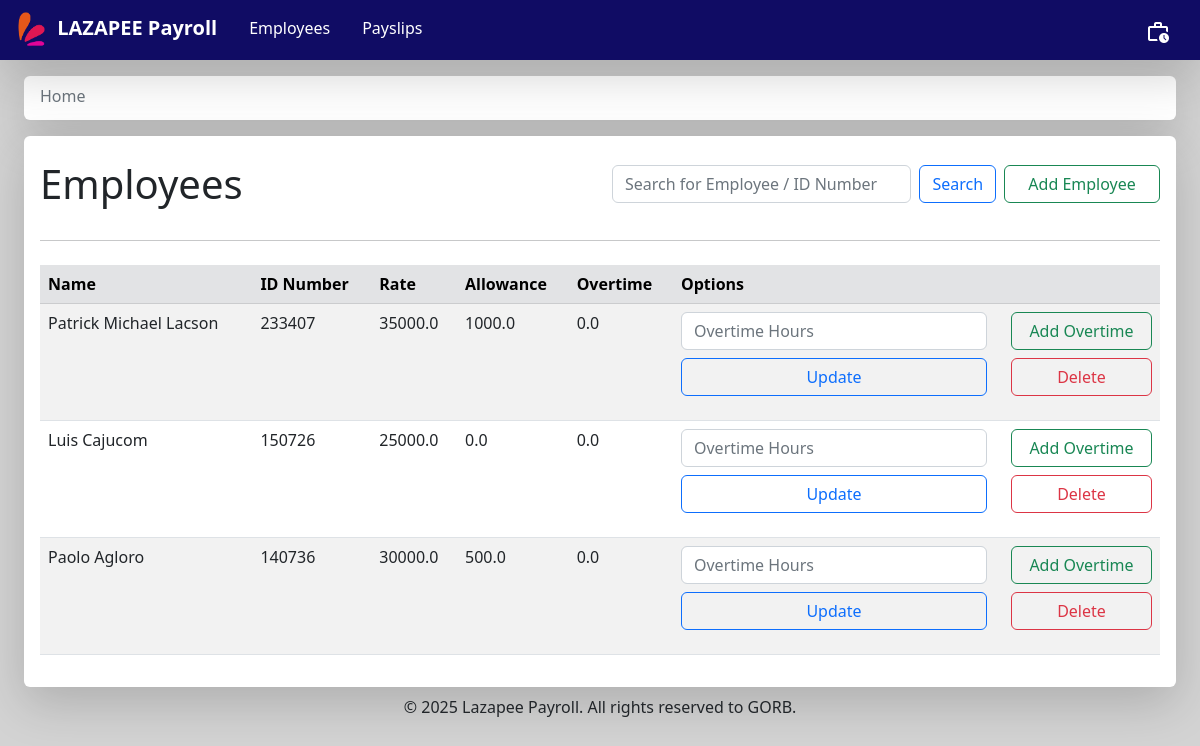
The app's page /, older data.
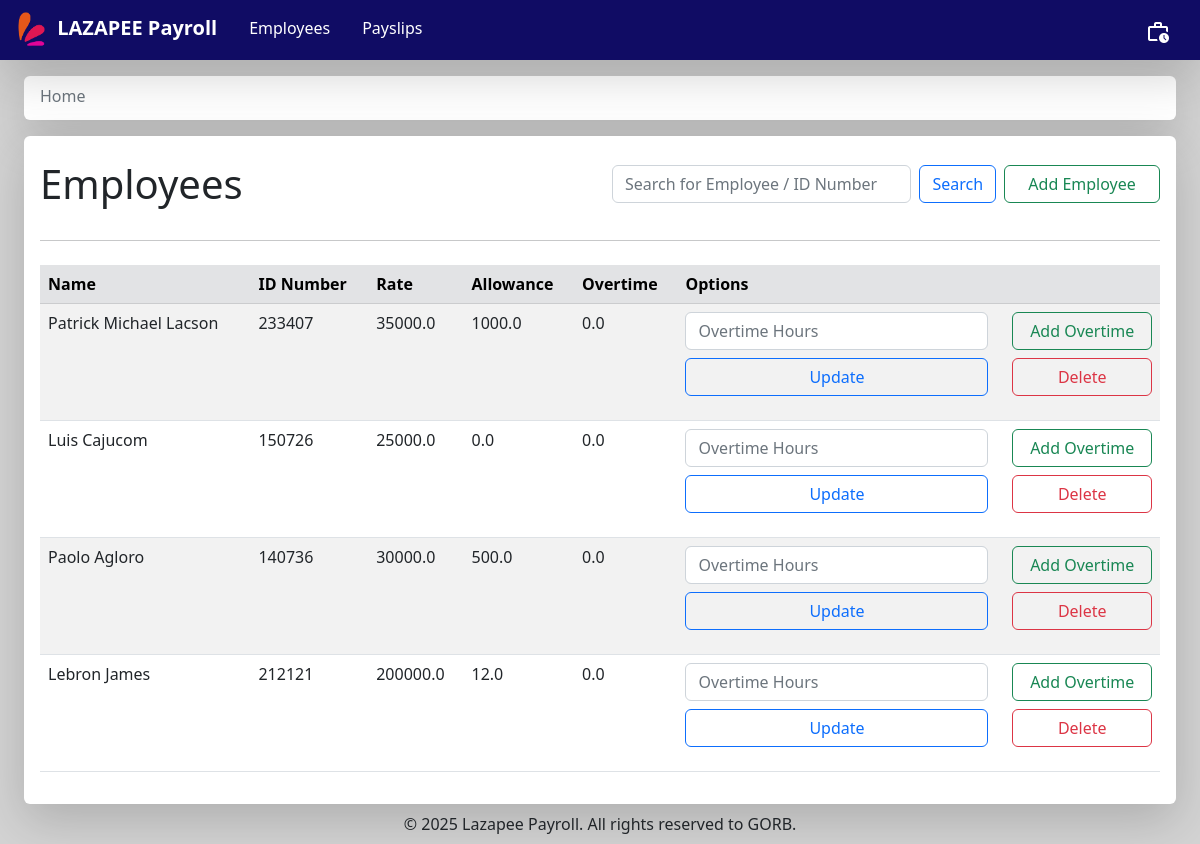
The same page, newer data.
### payroll_app/models.py (models this page shows, shortened)
class Employee(models.Model):
    name = models.CharField(max_length = 300)
    id_number = models.CharField(max_length = 300, unique = True)
    rate = models.FloatField()
    overtime_pay = models.FloatField(null=True)
    allowance = models.FloatField(null=True)
    def getName(self):
        return self.name
    def getID(self):
        return self.id_number
    def getRate(self):
        return self.rate
    def getOvertime(self):
        return self.overtime_pay
    def getAllowance(self):
        return self.allowance

### payroll_app/views.py (the view)
# urls.py: path('', views.employees_page, name='employees'),
def employees_page(request):
    global history
    if (request.method=="POST"):
        button = request.POST.get("button")
        if button == "search":
            creds = request.POST.get("Search")
            if creds.isdigit() == True:
                employees = Employee.objects.filter(id_number=creds)
                return render(request, 'payroll_app/employees_page.html', {'employees':employees, 'history':history})
            else:
                employees = Employee.objects.filter(name__icontains=creds)
                return render(request, 'payroll_app/employees_page.html', {'employees':employees, 'history':history})
        elif button == "add_overtime":
            id = request.POST.get("employee_id")
            hours = request.POST.get("hours")
            overtime = get_object_or_404(Employee, id_number=id).getOvertime() + (get_object_or_404(Employee, id_number=id).getRate()/160) * 1.5 * int(hours)
            Employee.objects.filter(id_number=id).update(overtime_pay=overtime)
            employees = Employee.objects.all()
            return render(request, 'payroll_app/employees_page.html', {'employees':employees, 'history':history})
    else:
        employees = Employee.objects.all()
        message = request.session.pop('message', None)
        return render(request, 'payroll_app/employees_page.html', {'employees':employees, 'message':message, 'history':history})

### payroll_app/templates/payroll_app/employees_page.html (shortened to what this page needs)
{% extends 'payroll_app/base.html' %}
{% load static %}
    {% block directory %}
        <ol class="breadcrumb mb-1">
            <li class="breadcrumb-item">
                <a href="{% url 'employees' %}" class="text-secondary text-decoration-none">Home</a>
            </li>
        </ol>
    {% endblock %}
    {% block content %}
        <div class="navbar mt-3 mx-4 p-3 shadow-lg rounded" style="background-color: white">
            <div class="w-100">
                <div class="row align-items-center">
                    <div class="col">
                        <h1 class="mt-2">Employees</h1>
                    </div>
                    <div class="col">
                        <form class="form-inline my-2 d-flex" method="POST"> {% csrf_token %}
                            <input class="form-control" type="search" placeholder="Search for Employee / ID Number" name="Search">
                            <button class="btn btn-outline-primary mx-2" type="submit" name="button" value="search">Search</button>
                            <a class="btn btn-outline-success w-50" href="{% url 'create_employee' %}">Add Employee</a>
                        </form>
                    </div>
                </div>
                <hr class="my-4">
            </div>
            <table class="table table-hover table-striped">
                <thead class="table-secondary">
                    <th scope="col"> Name </th>
                    <th scope="col"> ID Number </th>
                    <th scope="col"> Rate </th>
                    <th scope="col"> Allowance </th>
                    <th scope="col"> Overtime </th>
                    <th scope="col"> Options </th>
                </thead>
                <tbody>
                    {% for e in employees %}
                    <tr>
                        <td> {{ e.getName }} </td>
                        <td> {{ e.getID }} </td>
                        <td> {{ e.getRate }} </td>
                        <td> {{ e.getAllowance }} </td>
                        <td> {{ e.getOvertime }} </td>
                        <td>
                            <form method="POST">{% csrf_token %}
                                <div class="row mb-2">
                                    <div class="col-8">
                                        <input type="number" class="form-control" id="hours" name="hours" placeholder="Overtime Hours" min="0">
                                    </div>
                                    <div class="col-4">
                                        <button type="submit" class="btn btn-outline-success mr-1 w-100" name="button" value="add_overtime">Add Overtime</button>
                                    </div>
                                </div>
                                <div class="row">
                                    <div class="col-8">
                                        <a href="{% url 'update_employee' pk=e.pk %}" class="btn btn-outline-primary px-3 mr-3 w-100">Update</a>
                                    </div>
                                    <div class="col-4">
                                        <a href="{% url 'delete_employee' pk=e.pk %}" class="btn btn-outline-danger px-3 mr-3 w-100">Delete</a>
                                    </div>
                                </div>
                            </form>
                        </td>
                    </tr>
                    {% endfor %}
                </tbody>
            </table>
        </div>
    {% endblock %}

Row changes from the older to the newer data that the page shows:
added Employee: getName "Lebron James", getID "212121", getRate "200000.0", getAllowance "12.0", getOvertime "0.0"
